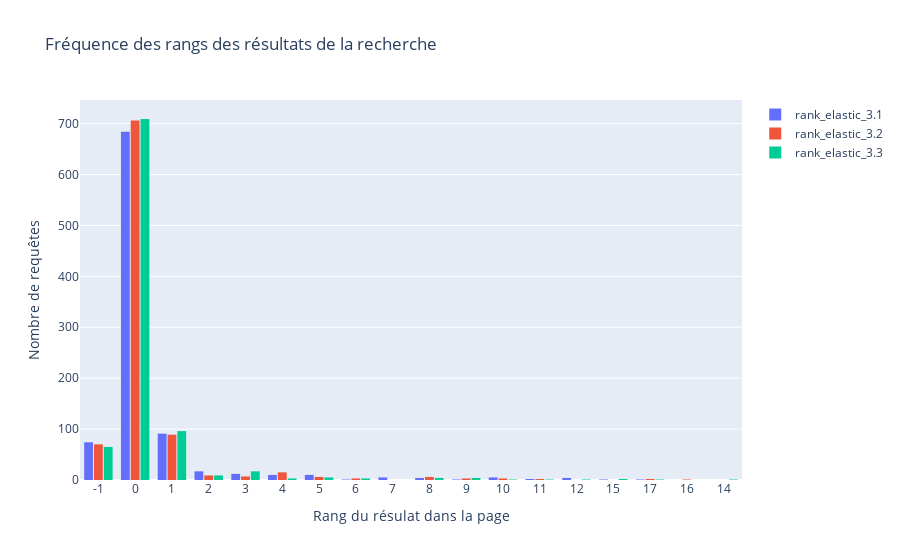

Notebook source saved alongside this figure:
### Code cell
fig = go.Figure()
rank_dict = {}
for rank in rank_columns:
    df_test[rank] = df_test[rank].astype("int32")
    rank_dict[rank] = df_test.sort_values(by=[rank])[rank]
    fig.add_trace(
        go.Histogram(
            histfunc="count",
            x=rank_dict[rank],
            name=rank,
        )
    )
fig.update_layout(
    title_text="Fréquence des rangs des résultats de la recherche",  # title of plot
    xaxis_title_text="Rang du résulat dans la page",  # xaxis label
    yaxis_title_text="Nombre de requêtes",  # yaxis label
    bargap=0.2,  # gap between bars of adjacent location coordinates
    bargroupgap=0.1,  # gap between bars of the same location coordinates
)
fig.update_xaxes(type="category")
fig.show()
# fig.write_image(f"./output/plots/rank_{SEARCH_VERSION}.png")

### Figure 1 — Plotly figure (JSON) as saved in the notebook; plotly's stock layout.template omitted (floating-point values rounded to 4 significant figures; data arrays with more than 128 entries replaced by an {"elided": "..."} marker saying what was removed)
{"data": [{"histfunc": "count", "name": "rank_elastic_3.1", "type": "histogram", "x": {"elided": "922 int values"}}, {"histfunc": "count", "name": "rank_elastic_3.2", "type": "histogram", "x": {"elided": "922 int values"}}, {"histfunc": "count", "name": "rank_elastic_3.3", "type": "histogram", "x": {"elided": "922 int values"}}], "layout": {"autosize": true, "bargap": 0.2, "bargroupgap": 0.1, "title": {"text": "Fréquence des rangs des résultats de la recherche"}, "xaxis": {"autorange": true, "range": [-0.5, 17.5], "title": {"text": "Rang du résulat dans la page"}, "type": "category"}, "yaxis": {"autorange": true, "range": [0, 746.3], "title": {"text": "Nombre de requêtes"}}}}
